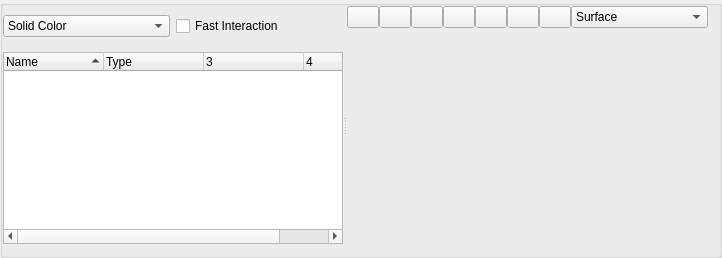
         <widget class="QGroupBox" name="groupBox_24">
          <property name="sizePolicy">
           <sizepolicy hsizetype="Expanding" vsizetype="Preferred">
            <horstretch>0</horstretch>
            <verstretch>0</verstretch>
           </sizepolicy>
          </property>
          <layout class="QVBoxLayout" name="verticalLayout_24">
           <property name="leftMargin">
            <number>0</number>
           </property>
           <property name="topMargin">
            <number>0</number>
           </property>
           <item>
            <widget class="QSplitter" name="renderingSplitter">
             <property name="sizePolicy">
              <sizepolicy hsizetype="Preferred" vsizetype="Preferred">
               <horstretch>0</horstretch>
               <verstretch>0</verstretch>
              </sizepolicy>
             </property>
             <property name="orientation">
              <enum>Qt::Horizontal</enum>
             </property>
             <widget class="QWidget" name="displayControl" native="true">
              <property name="minimumSize">
               <size>
                <width>340</width>
                <height>0</height>
               </size>
              </property>
              <layout class="QVBoxLayout" name="verticalLayout_3">
               <property name="topMargin">
                <number>0</number>
               </property>
               <property name="bottomMargin">
                <number>0</number>
               </property>
               <item>
                <widget class="QWidget" name="widget_23" native="true">
                 <layout class="QHBoxLayout" name="horizontalLayout_14">
                  <property name="leftMargin">
                   <number>0</number>
                  </property>
                  <property name="rightMargin">
                   <number>0</number>
                  </property>
                  <item>
                   <widget class="QComboBox" name="coloringMode">
                    <item>
                     <property name="text">
                      <string>Solid Color</string>
                     </property>
                    </item>
                    <item>
                     <property name="text">
                      <string>Aspect Ratio</string>
                     </property>
                    </item>
                    <item>
                     <property name="text">
                      <string>Non-Orthogonality</string>
                     </property>
                    </item>
                    <item>
                     <property name="text">
                      <string>Volume Ratio</string>
                     </property>
                    </item>
                    <item>
                     <property name="text">
                      <string>Skewness</string>
                     </property>
                    </item>
                   </widget>
                  </item>
                  <item>
                   <widget class="QCheckBox" name="fastInteraition">
                    <property name="text">
                     <string>Fast Interaction</string>
                    </property>
                   </widget>
                  </item>
                 </layout>
                </widget>
               </item>
               <item>
                <widget class="QTreeWidget" name="actors">
                 <property name="contextMenuPolicy">
                  <enum>Qt::CustomContextMenu</enum>
                 </property>
                 <property name="editTriggers">
                  <set>QAbstractItemView::NoEditTriggers</set>
                 </property>
                 <property name="selectionMode">
                  <enum>QAbstractItemView::ExtendedSelection</enum>
                 </property>
                 <property name="sortingEnabled">
                  <bool>true</bool>
                 </property>
                 <property name="columnCount">
                  <number>4</number>
                 </property>
                 <attribute name="headerVisible">
                  <bool>true</bool>
                 </attribute>
                 <attribute name="headerStretchLastSection">
                  <bool>false</bool>
                 </attribute>
                 <column>
                  <property name="text">
                   <string>Name</string>
                  </property>
                 </column>
                 <column>
                  <property name="text">
                   <string>Type</string>
                  </property>
                 </column>
                 <column>
                  <property name="text">
                   <string/>
                  </property>
                 </column>
                 <column>
                  <property name="text">
                   <string/>
                  </property>
                 </column>
                </widget>
               </item>
              </layout>
             </widget>
             <widget class="QWidget" name="widget_2" native="true">
              <property name="sizePolicy">
               <sizepolicy hsizetype="Expanding" vsizetype="Preferred">
                <horstretch>0</horstretch>
                <verstretch>0</verstretch>
               </sizepolicy>
              </property>
              <layout class="QVBoxLayout" name="verticalLayout">
               <property name="spacing">
                <number>0</number>
               </property>
               <property name="leftMargin">
                <number>0</number>
               </property>
               <property name="topMargin">
                <number>0</number>
               </property>
               <property name="rightMargin">
                <number>0</number>
               </property>
               <property name="bottomMargin">
                <number>0</number>
               </property>
               <item>
                <widget class="QWidget" name="toolbar" native="true">
                 <property name="sizePolicy">
                  <sizepolicy hsizetype="Expanding" vsizetype="Minimum">
                   <horstretch>0</horstretch>
                   <verstretch>0</verstretch>
                  </sizepolicy>
                 </property>
                 <layout class="QHBoxLayout" name="horizontalLayout">
                  <property name="spacing">
                   <number>0</number>
                  </property>
                  <property name="leftMargin">
                   <number>0</number>
                  </property>
                  <property name="topMargin">
                   <number>0</number>
                  </property>
                  <property name="rightMargin">
                   <number>0</number>
                  </property>
                  <property name="bottomMargin">
                   <number>0</number>
                  </property>
                  <item>
                   <widget class="FlatPushButton" name="paraview">
                    <property name="maximumSize">
                     <size>
                      <width>32</width>
                      <height>32</height>
                     </size>
                    </property>
                    <property name="icon">
                     <iconset resource="../../resource.qrc">
                      <normaloff>:/graphicsIcons/ParaView.png</normaloff>:/graphicsIcons/ParaView.png</iconset>
                    </property>
                    <property name="iconSize">
                     <size>
                      <width>22</width>
                      <height>22</height>
                     </size>
                    </property>
                    <property name="checkable">
                     <bool>false</bool>
                    </property>
                    <property name="checked">
                     <bool>false</bool>
                    </property>
                   </widget>
                  </item>
                  <item>
                   <widget class="FlatPushButton" name="axis">
                    <property name="maximumSize">
                     <size>
                      <width>32</width>
                      <height>32</height>
                     </size>
                    </property>
                    <property name="icon">
                     <iconset resource="../../resource.qrc">
                      <normaloff>:/graphicsIcons/noun-axis-405079</normaloff>:/graphicsIcons/noun-axis-405079</iconset>
                    </property>
                    <property name="iconSize">
                     <size>
                      <width>22</width>
                      <height>22</height>
                     </size>
                    </property>
                    <property name="checkable">
                     <bool>true</bool>
                    </property>
                    <property name="checked">
                     <bool>false</bool>
                    </property>
                   </widget>
                  </item>
                  <item>
                   <widget class="FlatPushButton" name="cubeAxis">
                    <property name="maximumSize">
                     <size>
                      <width>32</width>
                      <height>32</height>
                     </size>
                    </property>
                    <property name="icon">
                     <iconset>
                      <normaloff>:/graphicsIcons/ruler</normaloff>:/graphicsIcons/ruler</iconset>
                    </property>
                    <property name="iconSize">
                     <size>
                      <width>24</width>
                      <height>24</height>
                     </size>
                    </property>
                    <property name="checkable">
                     <bool>true</bool>
                    </property>
                   </widget>
                  </item>
                  <item>
                   <widget class="FlatPushButton" name="perspective">
                    <property name="maximumSize">
                     <size>
                      <width>32</width>
                      <height>32</height>
                     </size>
                    </property>
                    <property name="icon">
                     <iconset resource="../../resource.qrc">
                      <normaloff>:/graphicsIcons/2d-label-icon.svg</normaloff>:/graphicsIcons/2d-label-icon.svg</iconset>
                    </property>
                    <property name="iconSize">
                     <size>
                      <width>24</width>
                      <height>24</height>
                     </size>
                    </property>
                    <property name="checkable">
                     <bool>true</bool>
                    </property>
                   </widget>
                  </item>
                  <item>
                   <widget class="FlatPushButton" name="fit">
                    <property name="maximumSize">
                     <size>
                      <width>32</width>
                      <height>32</height>
                     </size>
                    </property>
                    <property name="icon">
                     <iconset resource="../../resource.qrc">
                      <normaloff>:/icons/expand.svg</normaloff>:/icons/expand.svg</iconset>
                    </property>
                    <property name="iconSize">
                     <size>
                      <width>24</width>
                      <height>24</height>
                     </size>
                    </property>
                   </widget>
                  </item>
                  <item>
                   <widget class="FlatPushButton" name="alignAxis">
                    <property name="maximumSize">
                     <size>
                      <width>32</width>
                      <height>32</height>
                     </size>
                    </property>
                    <property name="icon">
                     <iconset resource="../../resource.qrc">
                      <normaloff>:/graphicsIcons/alignAxis.svg</normaloff>:/graphicsIcons/alignAxis.svg</iconset>
                    </property>
                    <property name="iconSize">
                     <size>
                      <width>24</width>
                      <height>24</height>
                     </size>
                    </property>
                   </widget>
                  </item>
                  <item>
                   <widget class="FlatPushButton" name="rotate">
                    <property name="maximumSize">
                     <size>
                      <width>32</width>
                      <height>32</height>
                     </size>
                    </property>
                    <property name="icon">
                     <iconset resource="../../resource.qrc">
                      <normaloff>:/icons/reload.svg</normaloff>:/icons/reload.svg</iconset>
                    </property>
                    <property name="iconSize">
                     <size>
                      <width>24</width>
                      <height>24</height>
                     </size>
                    </property>
                   </widget>
                  </item>
                  <item>
                   <widget class="QComboBox" name="renderingMode">
                    <property name="sizeAdjustPolicy">
                     <enum>QComboBox::AdjustToContents</enum>
                    </property>
                    <item>
                     <property name="text">
                      <string>Surface</string>
                     </property>
                    </item>
                    <item>
                     <property name="text">
                      <string>Surface With Edges</string>
                     </property>
                    </item>
                    <item>
                     <property name="text">
                      <string>Feature Edges</string>
                     </property>
                    </item>
                   </widget>
                  </item>
                  <item>
                   <spacer name="horizontalSpacer">
                    <property name="orientation">
                     <enum>Qt::Horizontal</enum>
                    </property>
                    <property name="sizeHint" stdset="0">
                     <size>
                      <width>40</width>
                      <height>20</height>
                     </size>
                    </property>
                   </spacer>
                  </item>
                 </layout>
                </widget>
               </item>
               <item>
                <widget class="RenderingView" name="renderingView" native="true">
                 <property name="sizePolicy">
                  <sizepolicy hsizetype="Preferred" vsizetype="Expanding">
                   <horstretch>0</horstretch>
                   <verstretch>0</verstretch>
                  </sizepolicy>
                 </property>
                </widget>
               </item>
              </layout>
             </widget>
            </widget>
           </item>
          </layout>
         </widget>
